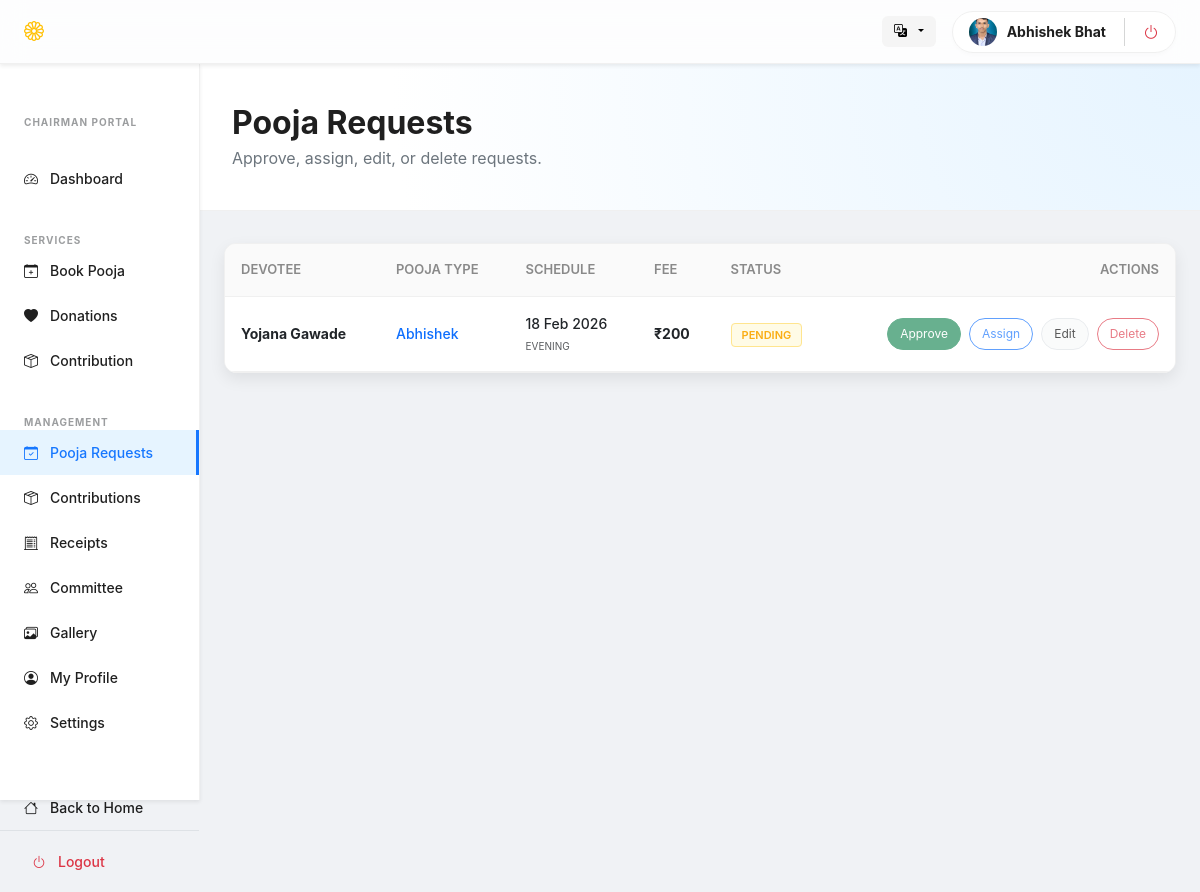
The app's page /users/chairman/pooja_requests.php (signed in) with its own data.
### tables this page shows
CREATE TABLE `users` (
  `id` int(11) NOT NULL,
  `first_name` varchar(100) NOT NULL,
  `last_name` varchar(100) DEFAULT NULL,
  `phone` varchar(20) DEFAULT NULL,
  `photo` varchar(255) NOT NULL,
  `email` varchar(150) NOT NULL,
  `password` varchar(255) NOT NULL,
  `created_at` timestamp NOT NULL DEFAULT current_timestamp()
);

CREATE TABLE `pooja` (
  `id` int(11) NOT NULL,
  `user_id` int(11) NOT NULL,
  `pooja_type_id` int(11) NOT NULL,
  `pooja_date` date NOT NULL,
  `time_slot` enum('morning','afternoon','evening') DEFAULT NULL,
  `description` text DEFAULT NULL,
  `fee` decimal(10,2) DEFAULT NULL,
  `payment_id` int(11) DEFAULT NULL,
  `status` enum('pending','paid','cancelled','completed') DEFAULT 'pending',
  `created_at` timestamp NOT NULL DEFAULT current_timestamp()
);

CREATE TABLE `pooja_type` (
  `id` int(11) NOT NULL,
  `type` varchar(100) NOT NULL,
  `fee` decimal(10,2) DEFAULT NULL,
  `created_at` timestamp NOT NULL DEFAULT current_timestamp()
);

### includes/lang.php (called while the page is built, shortened)
<?php
$lang = $_SESSION['lang']
    ?? $_COOKIE['lang']
    ?? 'en';
$langFile = __DIR__ . "/../lang/{$lang}.php";
$t = require $langFile;

### users/chairman/pooja_requests.php (the view, shortened to what this page needs)
<?php
require __DIR__ . '/../../config/db.php';
require __DIR__ . '/../../includes/lang.php';
$uid = (int) $_SESSION['user_id'];
$uQuery = mysqli_query($con, "SELECT photo, first_name, last_name FROM users WHERE id='$uid' LIMIT 1");
$uRow = mysqli_fetch_assoc($uQuery);
$loggedInUserPhoto = !empty($uRow['photo'])
    ? '../../uploads/users/' . basename($uRow['photo'])
    : 'https://ui-avatars.com/api/?name=' . urlencode($uRow['first_name'] . ' ' . $uRow['last_name']) . '&background=random';
$sql = "SELECT p.id, pt.type AS pooja_name, p.pooja_date, p.time_slot, p.status, p.fee, u.first_name, u.last_name
        FROM pooja p
        JOIN pooja_type pt ON pt.id = p.pooja_type_id
        JOIN users u ON u.id = p.user_id
        ORDER BY p.pooja_date ASC, p.created_at DESC";
$result = mysqli_query($con, $sql);
?>
<!DOCTYPE html>
<html lang="<?= $lang ?>">
<head>
    <link href="https://cdn.jsdelivr.net/npm/bootstrap@5.3.0/dist/css/bootstrap.min.css" rel="stylesheet">
    <link rel="stylesheet" href="https://cdn.jsdelivr.net/npm/bootstrap-icons@1.10.5/font/bootstrap-icons.css">
</head>
<body>
    <header class="ant-header shadow-sm">
        <div class="container-fluid px-4 d-flex align-items-center justify-content-between">
            <div class="d-flex align-items-center gap-3">
                <a href="../../index.php" class="fw-bold text-dark text-decoration-none fs-5 d-flex align-items-center">
                    <i class="bi bi-flower1 text-warning me-2"></i>
                </a>
            </div>
            <div class="d-flex align-items-center gap-3">
                <div class="dropdown">
                    <button class="lang-btn dropdown-toggle" type="button" data-bs-toggle="dropdown">
                        <i class="bi bi-translate me-1"></i>
                    </button>
                </div>
                <div class="user-pill">
                    <img src="<?= $loggedInUserPhoto ?>" class="rounded-circle" width="28" height="28"
                        style="object-fit: cover;">
                    <span class="small fw-bold d-none d-md-inline"><?= htmlspecialchars($_SESSION['user_name']) ?></span>
                    <a href="../../auth/logout.php" class="text-danger"><i class="bi bi-power"></i></a>
                </div>
            </div>
        </div>
    </header>
    <div class="container-fluid">
        <div class="row">
            <?php include 'sidebar.php'; ?>
            <main class="col-lg-10 p-0">
                <div class="dashboard-hero">
                    <h2 class="fw-bold mb-1"><?php echo $t['pooja_requests'] ?? 'Pooja Requests'; ?></h2>
                    <p class="text-secondary mb-0"><?php echo $t['pooja_requests_subtitle'] ?? 'Approve, assign, edit, or delete requests.'; ?></p>
                </div>
                <div class="px-4 pb-5">
                    <div class="ant-card">
                        <div class="table-responsive">
                            <table class="table ant-table mb-0">
                                <thead>
                                    <tr>
                                        <th><?php echo $t['devotee_name'] ?? 'Devotee'; ?></th>
                                        <th><?php echo $t['pooja_type'] ?? 'Pooja Type'; ?></th>
                                        <th><?php echo $t['schedule'] ?? 'Schedule'; ?></th>
                                        <th><?php echo $t['fee'] ?? 'Fee'; ?></th>
                                        <th><?php echo $t['status'] ?? 'Status'; ?></th>
                                        <th class="text-end"><?php echo $t['actions'] ?? 'Actions'; ?></th>
                                    </tr>
                                </thead>
                                <tbody>
                                    <?php if (mysqli_num_rows($result) > 0): ?>
                                        <?php while ($r = mysqli_fetch_assoc($result)): ?>
                                            <tr>
                                                <td class="fw-bold"><?= htmlspecialchars($r['first_name'] . ' ' . $r['last_name']) ?></td>
                                                <td class="text-primary fw-medium"><?= htmlspecialchars($r['pooja_name']) ?></td>
                                                <td>
                                                    <div class="fw-medium"><?= date('d M Y', strtotime($r['pooja_date'])) ?></div>
                                                    <small class="text-muted text-uppercase" style="font-size: 10px;">
                                                        <?= $r['time_slot'] ?? ($t['anytime'] ?? 'Anytime') ?>
                                                    </small>
                                                </td>
                                                <td class="fw-bold">&#8377;<?= number_format($r['fee'], 0) ?></td>
                                                <td><span class="badge-status"><?= htmlspecialchars($r['status']) ?></span></td>
                                                <td class="text-end">
                                                    <div class="d-inline-flex gap-2">
                                                        <button class="btn btn-success btn-sm action-btn" disabled><?php echo $t['approve'] ?? 'Approve'; ?></button>
                                                        <button class="btn btn-outline-primary btn-sm action-btn" disabled><?php echo $t['assign'] ?? 'Assign'; ?></button>
                                                        <button class="btn btn-light btn-sm action-btn border" disabled><?php echo $t['edit'] ?? 'Edit'; ?></button>
                                                        <button class="btn btn-outline-danger btn-sm action-btn" disabled><?php echo $t['delete'] ?? 'Delete'; ?></button>
                                                    </div>
                                                </td>
                                            </tr>
                                        <?php endwhile; ?>
                                    <?php endif; ?>
                                </tbody>
                            </table>
                        </div>
                    </div>
                </div>
            </main>
        </div>
    </div>
</body>
</html>

### users/chairman/pooja_requests.php (style rules this page uses)
:root { --ant-primary: #1677ff; --ant-bg-layout: #f0f2f5; --ant-border-color: #f0f0f0; --ant-text: rgba(0, 0, 0, 0.88); --ant-text-sec: rgba(0, 0, 0, 0.45); --ant-radius: 12px; --ant-shadow: 0 6px 16px 0 rgba(0, 0, 0, 0.08); }
body { font-family: -apple-system, BlinkMacSystemFont, 'Segoe UI', Roboto, sans-serif; background-color: var(--ant-bg-layout); color: var(--ant-text); -webkit-user-select: none; user-select: none; }
.ant-header { background: rgba(255, 255, 255, 0.85); backdrop-filter: blur(12px); height: 64px; display: flex; align-items: center; border-bottom: 1px solid var(--ant-border-color); position: sticky; top: 0; z-index: 1000; }
.dashboard-hero { background: radial-gradient(circle at top right, #e6f4ff 0%, #ffffff 80%); padding: 40px 32px; border-bottom: 1px solid var(--ant-border-color); margin-bottom: 32px; }
.ant-card { background: #fff; border: 1px solid var(--ant-border-color); border-radius: var(--ant-radius); box-shadow: var(--ant-shadow); overflow: hidden; }
.ant-table th { background: #fafafa; font-weight: 600; padding: 16px; font-size: 13px; color: var(--ant-text-sec); border-bottom: 1px solid var(--ant-border-color); text-transform: uppercase; }
.ant-table td { padding: 16px; border-bottom: 1px solid var(--ant-border-color); vertical-align: middle; font-size: 14px; }
.badge-status { font-size: 11px; font-weight: 600; padding: 4px 10px; border-radius: 4px; text-transform: uppercase; background: #fffbe6; color: #faad14; border: 1px solid #ffe58f; }
.action-btn { font-size: 12px; border-radius: 999px; padding: 6px 12px; }
.user-pill { background: #fff; padding: 6px 16px; border-radius: 50px; border: 1px solid var(--ant-border-color); display: flex; align-items: center; gap: 10px; box-shadow: 0 2px 4px rgba(0, 0, 0, 0.02); }
.lang-btn { border: none; background: #f5f5f5; font-size: 13px; font-weight: 600; padding: 6px 12px; border-radius: 6px; transition: 0.2s; }

### users/chairman/sidebar.php (style rules this page uses)
body, body * { -webkit-user-select: none; user-select: none; }

### records on screen
users: photo (picture)
pooja: user.last_name "Yojana Gawade", pooja_type.type "Abhishek", pooja_date "18 Feb 2026", time_slot "EVENING", fee "200", status "PENDING"

### other values on screen
$_SESSION['user_name'] "Abhishek Bhat"
$t['chairman_portal'] "CHAIRMAN PORTAL"
$t['dashboard'] "Dashboard"
$t['services'] "SERVICES"
$t['book_pooja'] "Book Pooja"
$t['donations'] "Donations"
$t['contribution'] "Contribution"
$t['management'] "MANAGEMENT"
$t['pooja_requests'] "Pooja Requests"
$t['contributions'] "Contributions"
$t['receipts'] "Receipts"
$t['committee'] "Committee"
$t['gallery'] "Gallery"
$t['my_profile'] "My Profile"
$t['settings'] "Settings"
